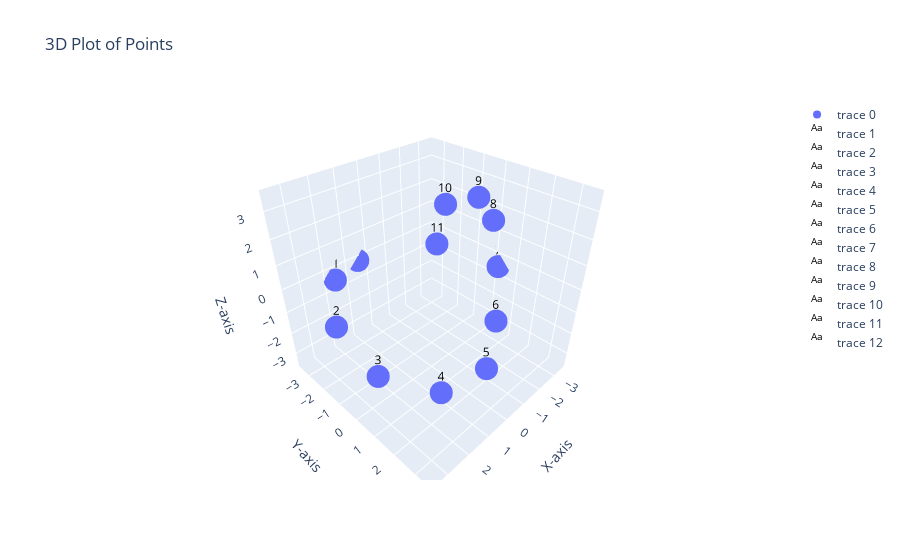

The cell this chart's notebook holds for it:
### Code cell
file_name="bell_superp_no_BC"
dab=load_d(file_name)
mapData(dab)
get_stress(dab)

### Figure 1 — Plotly figure (JSON) as saved in the notebook; plotly's stock layout.template omitted (floating-point values rounded to 4 significant figures)
{"data": [{"mode": "markers", "type": "scatter3d", "x": [0.4524, 1.708, 2.848, 2.73, 1.589, -0.604, -2.525, -3.474, -3.066, -1.473, 0.4264, 1.389], "y": [-3.67, -3.442, -1.91, 0.1352, 2.03, 2.208, 1.068, 0.241, 0.1286, 0.6495, 0.979, 1.582], "z": [-0.1774, -0.3975, -1.121, -2.173, -2.393, -2.693, -2.227, -0.4676, 1.667, 3.231, 3.711, 3.042]}, {"hoverinfo": "none", "mode": "text", "text": "0", "textfont": {"color": "black", "size": 12}, "type": "scatter3d", "x": [0.4524], "y": [-3.67], "z": [-0.1774]}, {"hoverinfo": "none", "mode": "text", "text": "1", "textfont": {"color": "black", "size": 12}, "type": "scatter3d", "x": [1.708], "y": [-3.442], "z": [-0.3975]}, {"hoverinfo": "none", "mode": "text", "text": "2", "textfont": {"color": "black", "size": 12}, "type": "scatter3d", "x": [2.848], "y": [-1.91], "z": [-1.121]}, {"hoverinfo": "none", "mode": "text", "text": "3", "textfont": {"color": "black", "size": 12}, "type": "scatter3d", "x": [2.73], "y": [0.1352], "z": [-2.173]}, {"hoverinfo": "none", "mode": "text", "text": "4", "textfont": {"color": "black", "size": 12}, "type": "scatter3d", "x": [1.589], "y": [2.03], "z": [-2.393]}, {"hoverinfo": "none", "mode": "text", "text": "5", "textfont": {"color": "black", "size": 12}, "type": "scatter3d", "x": [-0.604], "y": [2.208], "z": [-2.693]}, {"hoverinfo": "none", "mode": "text", "text": "6", "textfont": {"color": "black", "size": 12}, "type": "scatter3d", "x": [-2.525], "y": [1.068], "z": [-2.227]}, {"hoverinfo": "none", "mode": "text", "text": "7", "textfont": {"color": "black", "size": 12}, "type": "scatter3d", "x": [-3.474], "y": [0.241], "z": [-0.4676]}, {"hoverinfo": "none", "mode": "text", "text": "8", "textfont": {"color": "black", "size": 12}, "type": "scatter3d", "x": [-3.066], "y": [0.1286], "z": [1.667]}, {"hoverinfo": "none", "mode": "text", "text": "9", "textfont": {"color": "black", "size": 12}, "type": "scatter3d", "x": [-1.473], "y": [0.6495], "z": [3.231]}, {"hoverinfo": "none", "mode": "text", "text": "10", "textfont": {"color": "black", "size": 12}, "type": "scatter3d", "x": [0.4264], "y": [0.979], "z": [3.711]}, {"hoverinfo": "none", "mode": "text", "text": "11", "textfont": {"color": "black", "size": 12}, "type": "scatter3d", "x": [1.389], "y": [1.582], "z": [3.042]}], "layout": {"scene": {"aspectmode": "cube", "xaxis": {"range": [-3.711, 3.711], "title": {"text": "X-axis"}}, "yaxis": {"range": [-3.711, 3.711], "title": {"text": "Y-axis"}}, "zaxis": {"range": [-3.711, 3.711], "title": {"text": "Z-axis"}}}, "title": {"text": "3D Plot of Points"}}}
